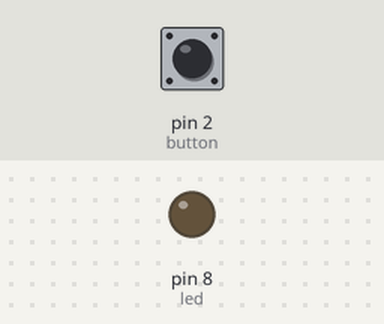
A sketch run on a simulated Arduino Uno, built with avr-gcc and run on an emulated ATmega328P. On the bench: output pins drawn as LEDs (lit = HIGH). Dashed ring = blinking. The test bench sets the inputs (shaded band); at power-on: pin 2 (button) LOW.

Above: at 1.2 s.
1.3 s: pin 2 (button) pulled HIGH for 1 s
At 1.75 s:
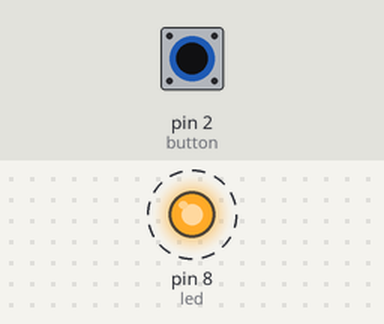
4.0 s: pin 2 (button) pulled HIGH for 0.15 s
At 4.6 s:
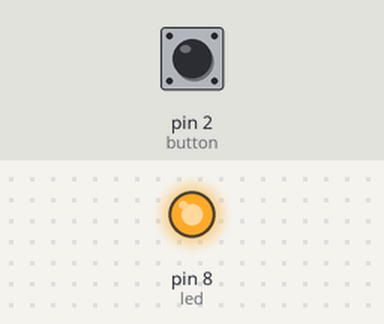
5.8 s: pin 2 (button) pulled HIGH for 3.2 s
At 9.4 s:
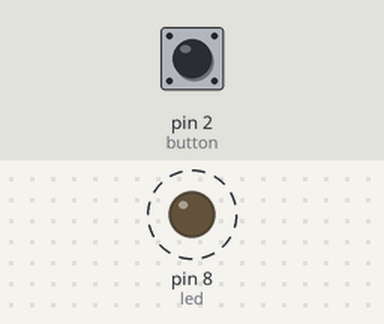
Timing chart, 0 to 10.9 s (numbered marks = the images above; inputs shaded):
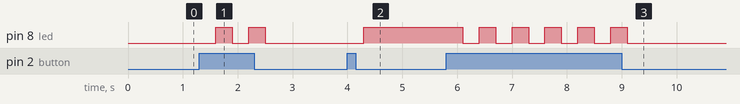

Measured:
- after the input at 1.3 s, pin 8 (led): alternates HIGH for 0.30 s and LOW for 0.30 s, 4 changes in all, then stays LOW, starting after 0.30 s
- after the input at 4.0 s, pin 8 (led): LOW → HIGH after 0.30 s
- after the input at 5.8 s, pin 8 (led): alternates HIGH for 0.30 s and LOW for 0.30 s, 11 changes in all, then stays LOW, starting after 0.30 s

The sketch:

sketch_push_button_2.ino
```cpp
int button= 2;
int nilaitombol;
int count;

int led= 8;
int led2= 12;

void setup(){
pinMode(button, INPUT);
pinMode(led, OUTPUT);
}

void loop(){
nilaitombol= digitalRead(button);

if(nilaitombol == 1){
count++;
delay(300);
if(count==1){
digitalWrite(led, HIGH);
digitalWrite(led2, LOW);
}
if(count==2){
digitalWrite(led, LOW);
digitalWrite(led2 , HIGH);
count=0;
}
}
}
```
